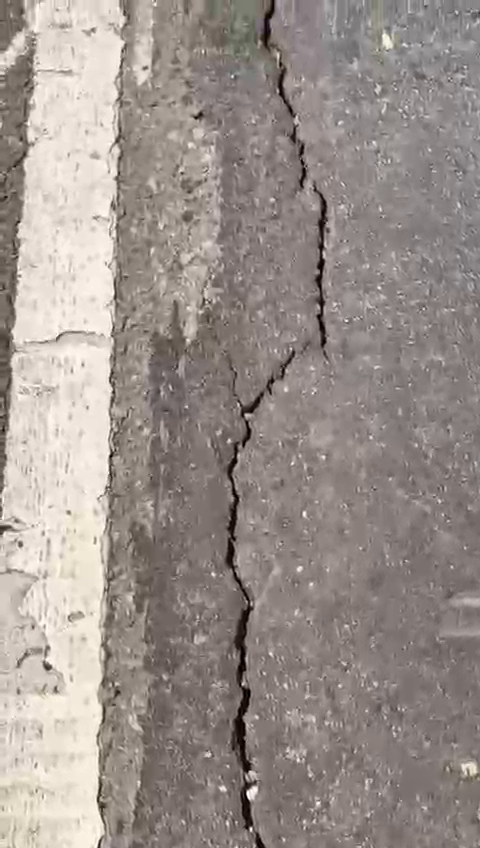
#> input picture frame 91 of Videos/Video.mp4, 480 x 848 px
$ python integrated_code.py   (older library calls are emulated)
#> lines starting #> are read from the running program, lines starting #| are printed output that depends on the picture; after the words box and inside, x2 and y2 are one past the last pixel; in counts of white or black regions, pixels touching at a corner belong together
import os
import cv2
import numpy as np

VIDEO_PATH = "/Users/binadisilva/road_damage_detection/Videos/Video.mp4"

BASE_OUTPUT_FOLDER = "/Users/binadisilva/road_damage_detection"

FRAME_INTERVAL = 10   # save every 10th frame

# OUTPUT FOLDERS
ORIGINAL_FOLDER = os.path.join(BASE_OUTPUT_FOLDER, "Frames")
ENHANCED_FOLDER = os.path.join(BASE_OUTPUT_FOLDER, "Enhanced")
MASK_FOLDER     = os.path.join(BASE_OUTPUT_FOLDER, "Segmented")
MARKED_FOLDER   = os.path.join(BASE_OUTPUT_FOLDER, "Final_Output")

os.makedirs(ORIGINAL_FOLDER, exist_ok=True)
os.makedirs(ENHANCED_FOLDER, exist_ok=True)
os.makedirs(MASK_FOLDER, exist_ok=True)
os.makedirs(MARKED_FOLDER, exist_ok=True)


# ENHANCEMENT FUNCTIONS
def detect_noise_type(gray, sp_ratio_thr=0.01, std_thr=25):
    total = gray.size
    sp_ratio = (np.sum(gray == 0) + np.sum(gray == 255)) / total

    if sp_ratio > sp_ratio_thr:
        return "salt_pepper"

    if np.std(gray) > std_thr:
        return "gaussian"

    return None


def is_low_contrast(gray, range_thr=60):
    return (int(gray.max()) - int(gray.min())) < range_thr


def shadow_present(gray, thr=25):
    bg = cv2.GaussianBlur(gray, (51, 51), 0)
    return (int(bg.max()) - int(bg.min())) > thr


def is_blurry(gray, lap_thr=100):
    return cv2.Laplacian(gray, cv2.CV_64F).var() < lap_thr


def balance_light_shadow(gray, strength=0.90):
    bg = cv2.GaussianBlur(gray, (71, 71), 0).astype(np.float32)
    gray_f = gray.astype(np.float32)

    bg = np.clip(bg, 10.0, 255.0)
    corrected = (gray_f / bg) * np.mean(bg)
    corrected = np.clip(corrected, 0, 240).astype(np.uint8)

    out = cv2.addWeighted(gray, 1.0 - strength, corrected, strength, 0)
    return np.clip(out, 0, 255).astype(np.uint8)


def enhance_frame(frame):
    # Step 1: Grayscale conversion
    gray = cv2.cvtColor(frame, cv2.COLOR_BGR2GRAY)

    # Step 2: Noise check and denoise
    noise_type = detect_noise_type(gray)

    if noise_type == "salt_pepper":
        denoised = cv2.medianBlur(gray, 5)
    elif noise_type == "gaussian":
        denoised = cv2.GaussianBlur(gray, (5, 5), 0)
    else:
        denoised = gray.copy()

    # Step 3: Contrast enhancement
    if is_low_contrast(denoised):
        clahe = cv2.createCLAHE(clipLimit=2.0, tileGridSize=(8, 8))
        contrast = clahe.apply(denoised)
    else:
        contrast = denoised.copy()

    # Step 4: Shadow / light balance
    if shadow_present(contrast):
        balanced = balance_light_shadow(contrast, strength=0.90)
    else:
        balanced = contrast.copy()

    # Step 5: Sharpening
    if is_blurry(balanced):
        blur_small = cv2.GaussianBlur(balanced, (3, 3), 0)
        sharpened = cv2.addWeighted(balanced, 2.0, blur_small, -1.0, 0)
        sharpened = np.clip(sharpened, 0, 255).astype(np.uint8)
    else:
        sharpened = balanced.copy()

    return sharpened


# SEGMENTATION FUNCTIONS
def get_segmentation_mask(enhanced_frame):

    # Step 1: Ensure grayscale
    if len(enhanced_frame.shape) == 3:
        gray = cv2.cvtColor(enhanced_frame, cv2.COLOR_BGR2GRAY)
    else:
        gray = enhanced_frame.copy()

    # Step 2: Median blur to reduce road texture
    smoothed = cv2.medianBlur(gray, 9)

    # Step 3: Adaptive thresholding
    binary_mask = cv2.adaptiveThreshold(
        smoothed,
        255,
        cv2.ADAPTIVE_THRESH_GAUSSIAN_C,
        cv2.THRESH_BINARY_INV,
        51,
        10
    )

    # Step 4: Morphological cleaning
    kernel = cv2.getStructuringElement(cv2.MORPH_RECT, (5, 5))

    opened_mask = cv2.morphologyEx(
        binary_mask,
        cv2.MORPH_OPEN,
        kernel,
        iterations=1
    )

    cleaned_mask = cv2.morphologyEx(
        opened_mask,
        cv2.MORPH_CLOSE,
        kernel,
        iterations=2
    )

    # Step 5: Connected component filtering
    num_labels, labels, stats, _ = cv2.connectedComponentsWithStats(
        cleaned_mask,
        connectivity=8
    )

    final_mask = np.zeros_like(cleaned_mask)

    height, width = gray.shape
    max_allowed_area = (height * width) * 0.30

    for i in range(1, num_labels):
        area = stats[i, cv2.CC_STAT_AREA]

        if 150 <= area <= max_allowed_area:
            final_mask[labels == i] = 255

    return final_mask


def draw_damage_contours(enhanced_frame, mask):
    # Convert enhanced grayscale image to BGR for colored contour drawing
    if len(enhanced_frame.shape) == 2:
        marked_img = cv2.cvtColor(enhanced_frame, cv2.COLOR_GRAY2BGR)
    else:
        marked_img = enhanced_frame.copy()

    # Find contours from the segmented mask
    contours, _ = cv2.findContours(
        mask,
        cv2.RETR_EXTERNAL,
        cv2.CHAIN_APPROX_SIMPLE
    )

    # Draw damage contours in red
    cv2.drawContours(marked_img, contours, -1, (0, 0, 255), 2)

    return marked_img


# MAIN INTEGRATED PIPELINE

cap = cv2.VideoCapture(VIDEO_PATH)

if not cap.isOpened():
    raise ValueError("Error opening video file. Check VIDEO_PATH")

frame_index = 0
saved_count = 0

while True:
    ret, frame = cap.read()
#> frame is the input picture: shape (848, 480, 3); mean B, G, R 140.1, 145.4, 155

    if not ret:
        break

    # Extract every nth frame
    if frame_index % FRAME_INTERVAL == 0:
        filename = f"frame_{saved_count:05d}.jpg"

        # 1. Save original extracted frame
        original_path = os.path.join(ORIGINAL_FOLDER, filename)
        cv2.imwrite(original_path, frame)

        # 2. Enhance frame
        enhanced = enhance_frame(frame)
#> in detect_noise_type, `sp_ratio = (np.sum(gray == 0) + np.sum(gray == 255)) / total`: sp_ratio = 8.35e-05
#> in enhance_frame, `noise_type = detect_noise_type(gray)`: noise_type = 'gaussian'
#> in shadow_present, `bg = cv2.GaussianBlur(gray, (51, 51), 0)`:
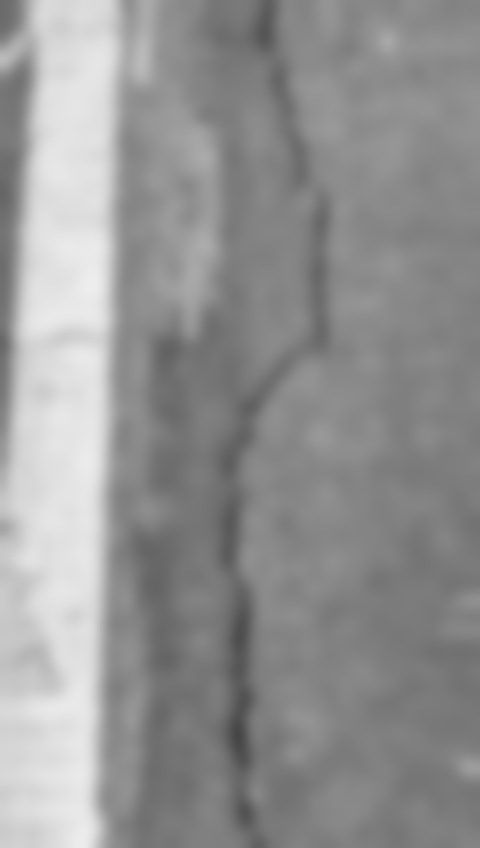
#> bg: shape (848, 480); min 70, max 238, mean 147.7
#> in balance_light_shadow, `corrected = (gray_f / bg) * np.mean(bg)`:
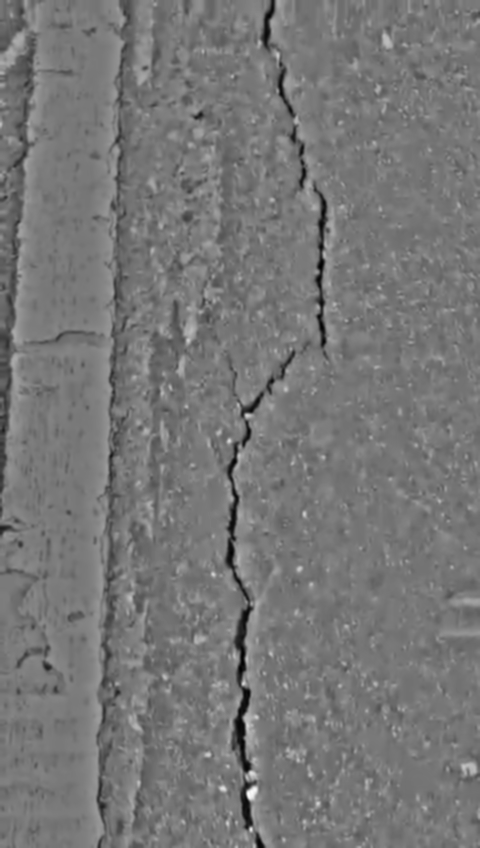
#> corrected: shape (848, 480) float32; min 9.23, max 304.6, mean 147.2; drawn with min black and max white
        enhanced_path = os.path.join(ENHANCED_FOLDER, filename)
        cv2.imwrite(enhanced_path, enhanced)

        # 3. Segment enhanced frame
        mask = get_segmentation_mask(enhanced)
#> in get_segmentation_mask, `smoothed = cv2.medianBlur(gray, 9)`:
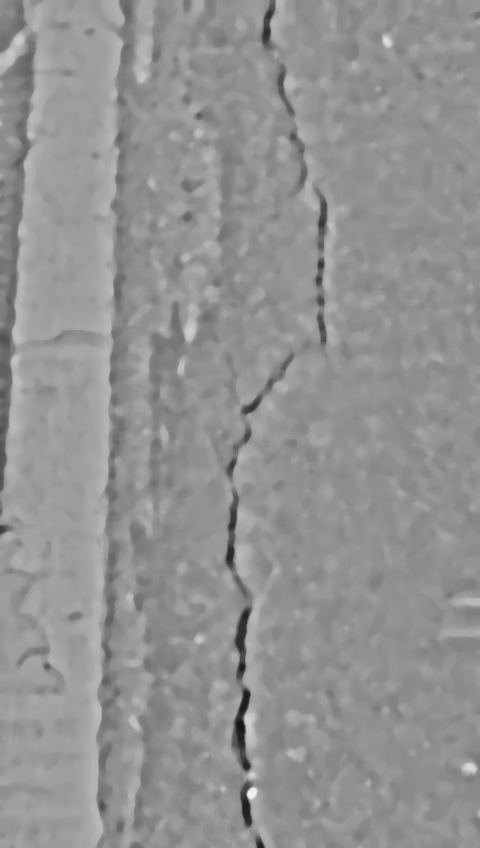
#> smoothed: shape (848, 480); min 21, max 239, mean 146.7
#> in get_segmentation_mask, `binary_mask = cv2.adaptiveThreshold( smoothed, 255, cv2.ADAPTIVE_THRES..`:
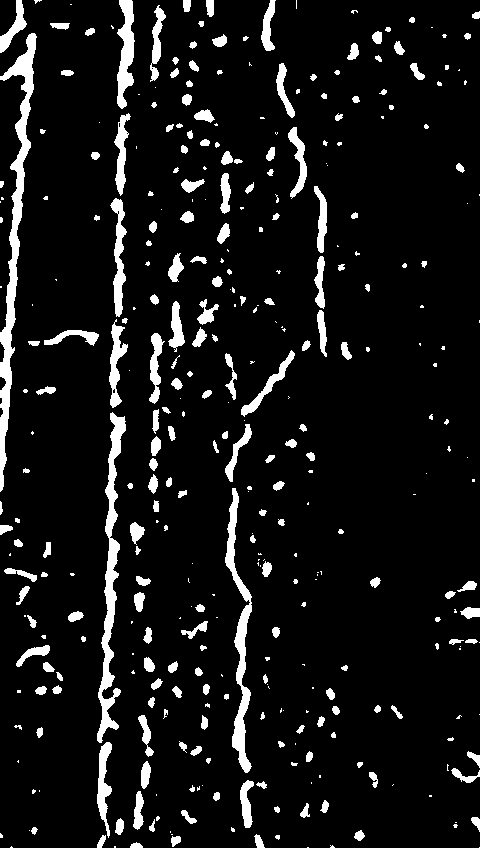
#> binary_mask: shape (848, 480); 8.4% white; 367 white regions (156 under 20 px), largest, box (x1, y1, x2, y2) and area: (0, 33, 37, 492) 4045, (97, 412, 126, 743) 2929, (225, 488, 252, 773) 2306
#> in get_segmentation_mask, `opened_mask = cv2.morphologyEx( binary_mask, cv2.MORPH_OPEN, kernel, i..`: opened_mask: shape (848, 480); 6.8% white; 158 white regions (1 under 20 px), largest, box (x1, y1, x2, y2) and area: (0, 99, 31, 490) 3135, (101, 539, 120, 689) 1300, (117, 0, 134, 107) 1174
#> in get_segmentation_mask, `cleaned_mask = cv2.morphologyEx( opened_mask, cv2.MORPH_CLOSE, kernel,..`: cleaned_mask: shape (848, 480); 7.2% white; 125 white regions (1 under 20 px), largest, box (x1, y1, x2, y2) and area: (0, 34, 36, 490) 4300, (101, 326, 127, 689) 3220, (111, 116, 127, 315) 1558
#> in get_segmentation_mask, `num_labels, labels, stats, _ = cv2.connectedComponentsWithStats( clean..`:
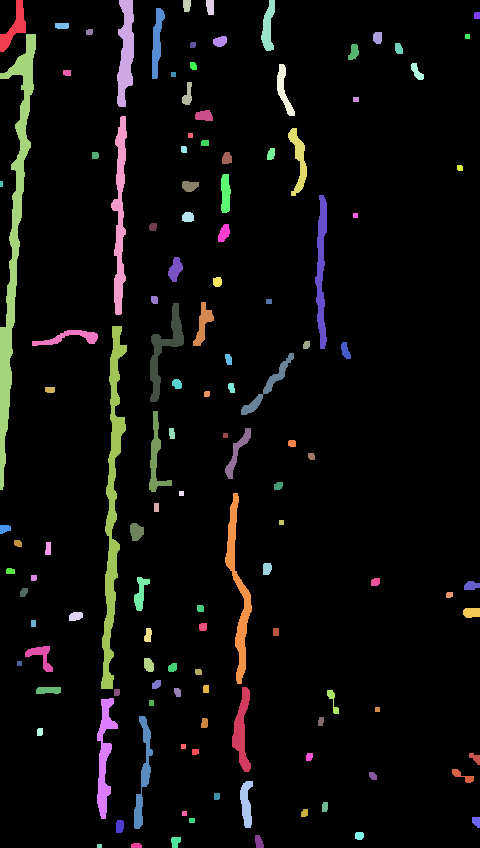
#> labels: shape (848, 480) int32; 126 distinct labels, from 0 to 125; one colour per label, 0 black
#> in get_segmentation_mask, `num_labels, labels, stats, _ = cv2.connectedComponentsWithStats( clean..`: num_labels = 126; stats = 126 rows, first 6: [0, 0, 480, 848, 377618], [0, 0, 26, 52, 530], [117, 0, 17, 107, 1231], [183, 0, 8, 12, 86], [206, 0, 8, 15, 109], [261, 0, 14, 51, 425]
#> the loop in get_segmentation_mask, `for i in range(1, num_labels):` made 125 passes
#> area on passes 1 to 12: 530, 1231, 86, 109, 425, 518, 41, 81, 39, 97, 4300, 25
#> after the loop in get_segmentation_mask, `for i in range(1, num_labels):`:
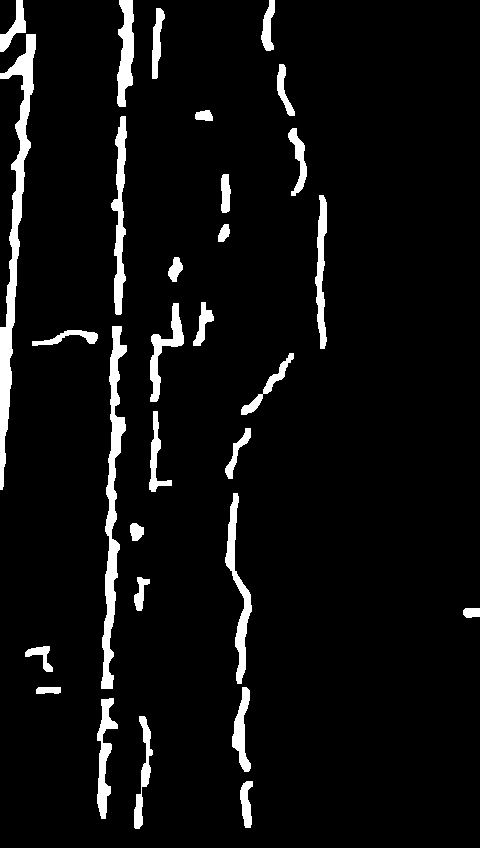
#> final_mask: shape (848, 480); 5.8% white; 30 white regions
        mask_path = os.path.join(MASK_FOLDER, filename)
        cv2.imwrite(mask_path, mask)

        # 4. Draw contours / final marked output
        marked = draw_damage_contours(enhanced, mask)
#> in draw_damage_contours, `contours, _ = cv2.findContours( mask, cv2.RETR_EXTERNAL, cv2.CHAIN_APP..`: contours = 30 contours; largest, box (x1, y1, x2, y2) and area: (0, 34, 36, 490) 3816, (101, 326, 127, 689) 2836, (111, 116, 127, 315) 1349, (225, 493, 252, 684) 1323, (117, 0, 134, 107) 1112
#> in draw_damage_contours, `cv2.drawContours(marked_img, contours, -1, (0, 0, 255), 2)`:
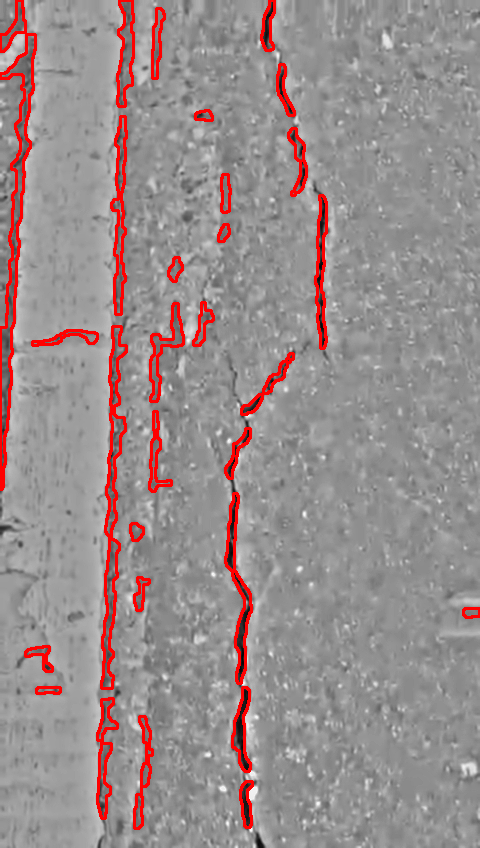
#> marked_img: shape (848, 480, 3); mean B, G, R 140.8, 140.8, 153.3
        marked_path = os.path.join(MARKED_FOLDER, filename)
        cv2.imwrite(marked_path, marked)

        saved_count += 1

    frame_index += 1

cap.release()

print("Final integrated processing completed successfully.")
print("Original frames saved in:", ORIGINAL_FOLDER)
print("Enhanced frames saved in:", ENHANCED_FOLDER)
print("Segmented masks saved in:", MASK_FOLDER)
print("Final marked outputs saved in:", MARKED_FOLDER)
print("Total processed frames:", saved_count)

$ run again, starting later in the video
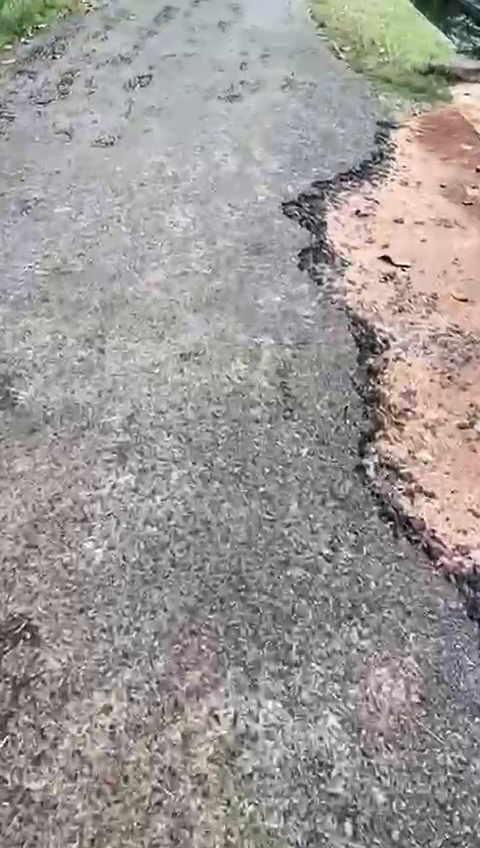
#> input picture frame 410 of Videos/Video.mp4, 480 x 848 px
#> frame is the input picture: shape (848, 480, 3); mean B, G, R 150.3, 152.7, 156.9
#> sp_ratio = 9.34e-05
#> noise_type = 'gaussian'
#> binary_mask: shape (848, 480); 13.1% white; 759 white regions (270 under 20 px), largest, box (x1, y1, x2, y2) and area: (369, 488, 426, 545) 982, (298, 216, 336, 271) 962, (338, 301, 394, 364) 956
#> opened_mask: shape (848, 480); 9.6% white; 387 white regions (7 under 20 px), largest, box (x1, y1, x2, y2) and area: (340, 302, 391, 363) 913, (371, 489, 425, 545) 907, (314, 151, 388, 192) 825
#> cleaned_mask: shape (848, 480); 10.5% white; 293 white regions (6 under 20 px), largest, box (x1, y1, x2, y2) and area: (282, 121, 401, 284) 3239, (355, 391, 435, 501) 1856, (323, 288, 391, 363) 1190
#> labels: shape (848, 480) int32; 294 distinct labels, from 0 to 293
#> num_labels = 294; stats = 294 rows, first 6: [0, 0, 480, 848, 364438], [0, 0, 4, 6, 23], [40, 0, 13, 14, 138], [193, 0, 7, 4, 27], [315, 0, 9, 3, 27], [412, 0, 68, 37, 1109]
#> the loop in get_segmentation_mask, `for i in range(1, num_labels):` made 293 passes
#> area on passes 1 to 3: 23, 138, 27
#> after the loop in get_segmentation_mask, `for i in range(1, num_labels):`:
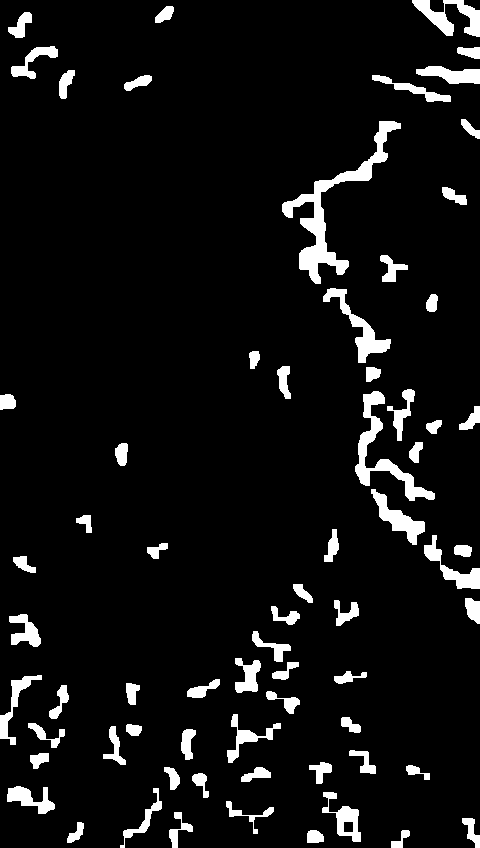
#> final_mask: shape (848, 480); 6.8% white; 68 white regions
#> contours = 68 contours; largest, box (x1, y1, x2, y2) and area: (282, 121, 401, 284) 2931, (355, 391, 435, 501) 1652, (323, 288, 391, 363) 1060, (412, 0, 480, 37) 979, (371, 489, 425, 545) 893
#> in draw_damage_contours, `cv2.drawContours(marked_img, contours, -1, (0, 0, 255), 2)`:
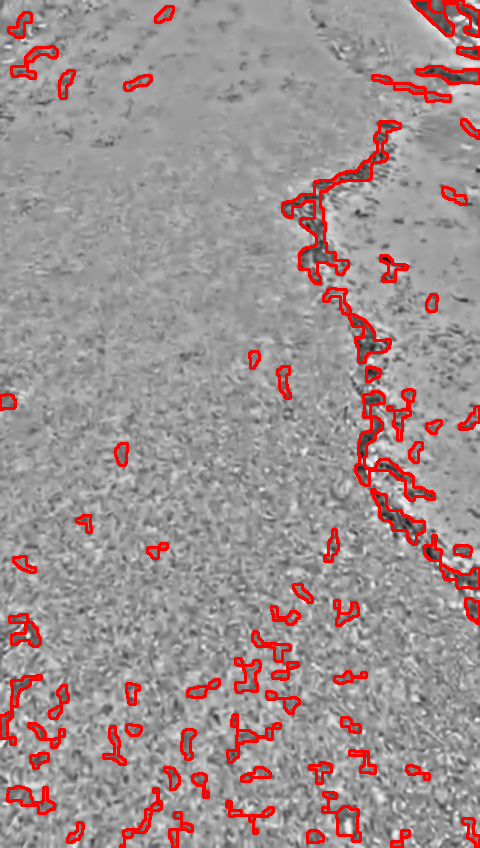
#> marked_img: shape (848, 480, 3); mean B, G, R 145.1, 145.1, 160.2

$ run again, starting later in the video
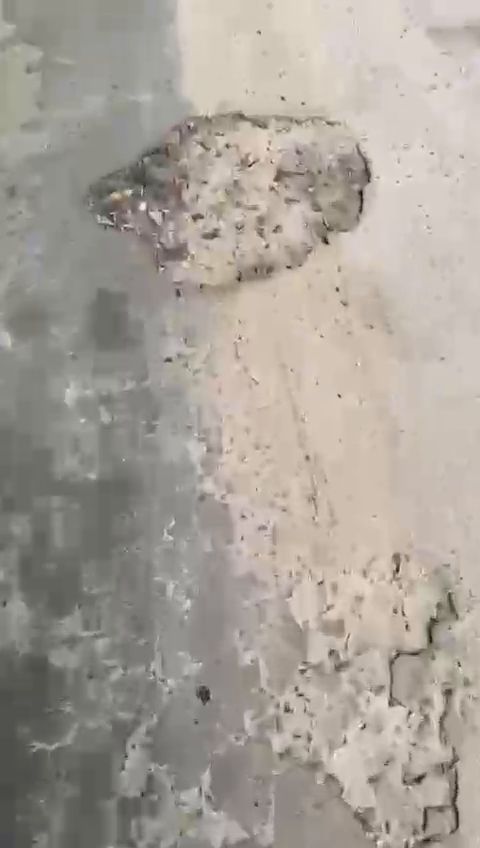
#> input picture frame 729 of Videos/Video.mp4, 480 x 848 px
#> frame is the input picture: shape (848, 480, 3); mean B, G, R 152.8, 161, 168.1
#> sp_ratio = 0
#> noise_type = 'gaussian'
#> binary_mask: shape (848, 480); 5.5% white; 245 white regions (64 under 20 px), largest, box (x1, y1, x2, y2) and area: (422, 751, 460, 834) 1021, (314, 146, 371, 245) 887, (388, 617, 441, 688) 769
#> opened_mask: shape (848, 480); 4.5% white; 154 white regions (1 under 20 px), largest, box (x1, y1, x2, y2) and area: (388, 617, 440, 680) 720, (316, 191, 364, 243) 581, (447, 773, 460, 832) 473
#> cleaned_mask: shape (848, 480); 4.8% white; 127 white regions (1 under 20 px), largest, box (x1, y1, x2, y2) and area: (415, 753, 460, 848) 1287, (175, 112, 319, 142) 1086, (316, 158, 371, 243) 840
#> labels: shape (848, 480) int32; 128 distinct labels, from 0 to 127
#> num_labels = 128; stats = 128 rows, first 6: [0, 0, 480, 848, 387692], [0, 12, 11, 8, 72], [429, 28, 9, 6, 52], [0, 44, 3, 5, 15], [26, 66, 9, 7, 58], [175, 112, 144, 30, 1086]
#> the loop in get_segmentation_mask, `for i in range(1, num_labels):` made 127 passes
#> area on passes 1, 2, 4, 5, 6, 7, 8, 9: 72, 52, 58, 1086, 40, 109, 34, 189
#> after the loop in get_segmentation_mask, `for i in range(1, num_labels):`:
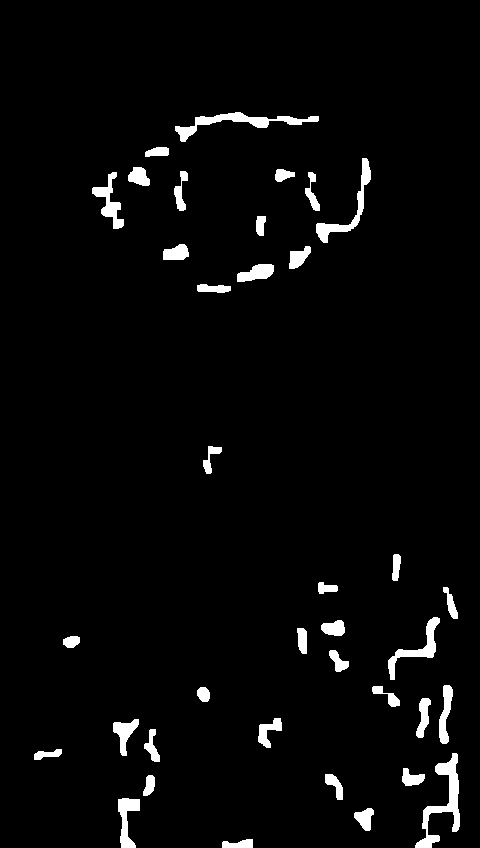
#> final_mask: shape (848, 480); 3.2% white; 37 white regions
#> contours = 37 contours; largest, box (x1, y1, x2, y2) and area: (415, 753, 460, 848) 1120, (175, 112, 319, 142) 922, (316, 158, 371, 243) 720, (388, 617, 440, 680) 650, (92, 172, 124, 229) 548
#> in draw_damage_contours, `cv2.drawContours(marked_img, contours, -1, (0, 0, 255), 2)`:
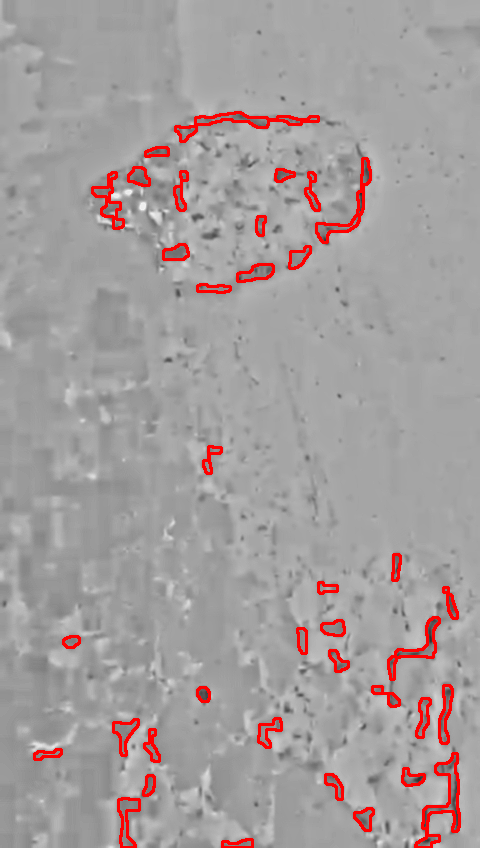
#> marked_img: shape (848, 480, 3); mean B, G, R 157.3, 157.3, 164.8
